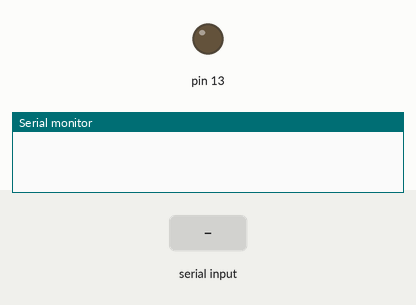
This sketch was run on a simulated Arduino Uno, built with avr-gcc and run on an emulated ATmega328P. On the bench: output pins drawn as LEDs (lit = HIGH), the last lines printed to the serial monitor. The test bench sets the inputs (shaded band).

Above: at 1.2 s.
1.3 s: "1" received over Serial
At 2.5 s:
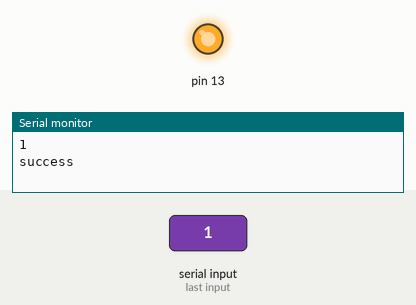
2.8 s: "0" received over Serial
At 3.7 s:
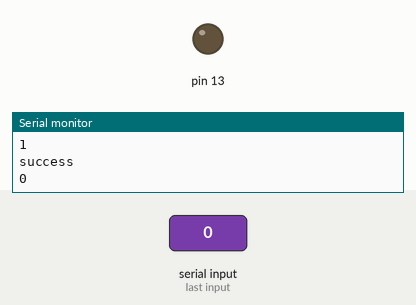
Timing chart, 0 to 5.8 s (numbered marks = the images above; inputs shaded):
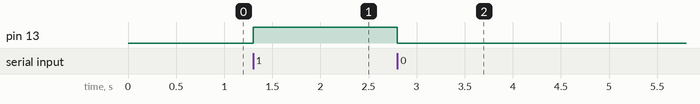

Measured:
- after the input at 1.3 s, pin 13: LOW → HIGH at once
- after the input at 2.8 s, pin 13: HIGH → LOW at once

The sketch:

BluetoothTest.ino
```cpp
char incomingVal = 0;

void setup() {
  // put your setup code here, to run once:
Serial.begin(115200);
pinMode(13, OUTPUT);

}

void loop() {
  // put your main code here, to run repeatedly:
if (Serial.available()>0){

  incomingVal = Serial.read();
  Serial.println(incomingVal);
  if (incomingVal == '1') {
    Serial.println("success");
    digitalWrite(13, HIGH);
   }
  else if (incomingVal == '0') {
  digitalWrite(13, LOW);
  }

}
}
```
